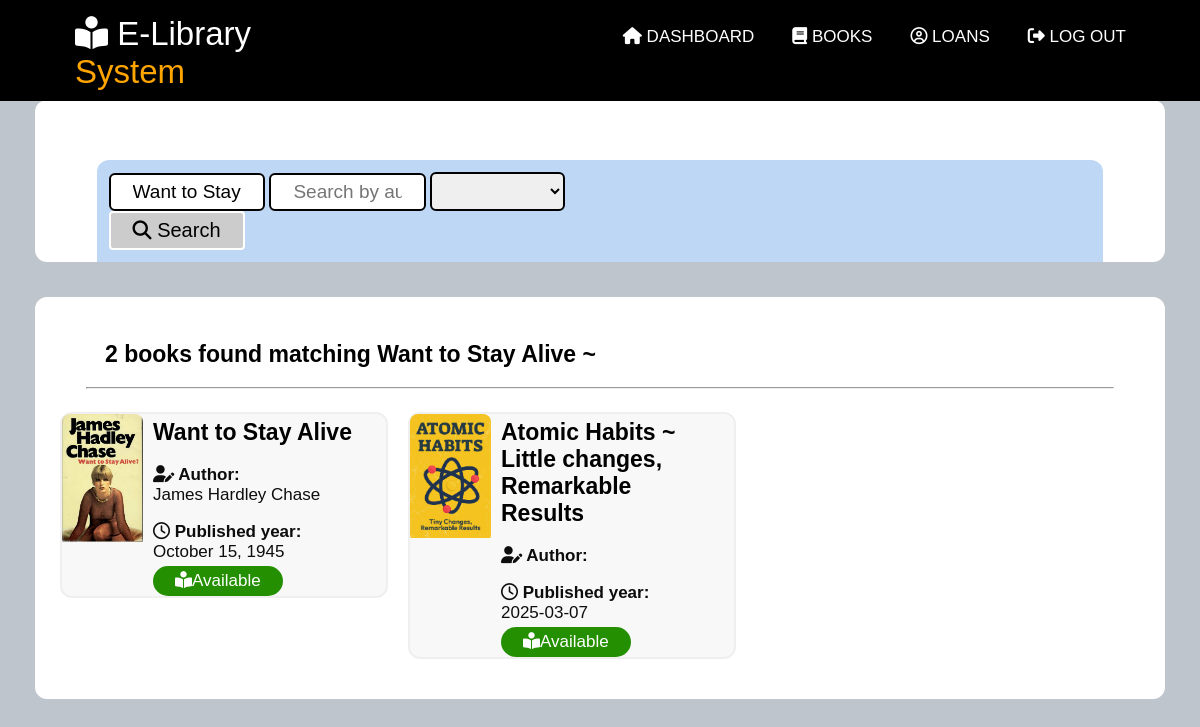
The page /search_book.php?keyword_title=Want to Stay Alive (signed in) on the database its author committed.
### tables this page shows
CREATE TABLE `books_tb` (
  `book_id` int(224) NOT NULL,
  `book_title` varchar(200) NOT NULL,
  `book_brief` text NOT NULL,
  `book_author` varchar(100) NOT NULL,
  `book_genre` varchar(50) NOT NULL,
  `book_isbn` int(100) NOT NULL,
  `book_quantity` int(100) NOT NULL,
  `published_date` varchar(100) NOT NULL,
  `cover_image` varchar(100) NOT NULL,
  `book_status` varchar(50) NOT NULL DEFAULT 'Available',
  `uploaded_by` varchar(100) NOT NULL,
  `book_file` varchar(200) NOT NULL,
  `ipaddress` varchar(100) NOT NULL,
  `recycle` varchar(10) NOT NULL DEFAULT 'False'
);

### search_book.php (the view, shortened to what this page needs)
<?php
include("session.php");
    ?>
	<?PHP
        $keyword_title = $_GET['keyword_title'];
        $keyword_genre = $_GET['keyword_genre'];
        $keyword_author = $_GET['keyword_author'];
?>
<!DOCTYPE html>
<html lang="en">
<head>
    <link rel="stylesheet" href="css/style.css">
</head>
<body>
    <div class="navigationBar">
        <div class="logoArea">
            <h2><a href="dashboard.php"><i class="fa-solid fa-book-open-reader"></i> E-Library <span>System</span></a>
            </h2>
        </div>
        <div class="menuArea">
            <ul>
                <li><a href="dashboard.php"><i class="fa-solid fa-house"></i> Dashboard</a></li>
                <li><a href="books.php"><i class="fa-solid fa-book"></i> Books</a></li>
                <li><a href="my_borrowed_books.php"><i class="fa-regular fa-circle-user"></i> Loans</a></li>
                <li><a href="sign_out.php"><i class="fa-solid fa-right-from-bracket"></i> Log Out</a></li>
            </ul>
        </div>
    </div>
<div class="pageArea">
    <div class="greetingsTab">
        <div class="shortMenu">
            <div class="formArea">
                <form action="search_book.php" method="GET">
                    <input type="text" name="keyword_title" placeholder="Search by book title" value="<?php echo"$keyword_title";?>">
                    <input type="text" name="keyword_author" placeholder="Search by author"  value="<?php echo"$keyword_author";?>">
                    <select name="keyword_genre">
                        <?php echo"<option selected>$keyword_genre</option>";?>
                        <option>History</option>
                    </select>
                    <button type="submit" name="search"><i class="fa-solid fa-magnifying-glass"></i> Search</button>
                </form>
            </div>
        </div>
    </div>
    <div class="recentlyRead">
    <?php
    $search_query=mysqli_query($link, "SELECT * FROM books_tb WHERE  book_title LIKE '$keyword_title' OR book_author LIKE '$keyword_author' OR book_genre LIKE '$keyword_genre' AND recycle='False'")or die(mysql_error());
    $search_count = mysqli_num_rows($search_query);
if($search_count > 1){
    echo"<h2>$search_count books found matching $keyword_title ~ $keyword_author</h2>
    <hr>";
}
else
{
    echo"<h2>$search_count book found matching $keyword_title ~ $keyword_author</h2>
    <hr>";
}
        ?>
<?php
    $SQL = "SELECT * FROM books_tb WHERE book_title LIKE '$keyword_title' OR book_author LIKE '$keyword_author' OR book_genre LIKE '$keyword_genre' AND recycle='False'";
    $result = mysqli_query($link, $SQL);
    while($db_field = mysqli_fetch_assoc($result)){
        $book_id = $db_field['book_id'];
        $book_title = $db_field['book_title'];
        $book_author = $db_field['book_author'];
        $published_date = $db_field['published_date'];
        $cover_image = $db_field['cover_image'];
        $book_status = $db_field['book_status'];
echo"<a href='view_book.php?book_id=$book_id'><div class='bookThumbnail'>
<div class='bookCover'>
    <img src='book_cover/$cover_image'>
</div>
<div class='detailPage'>
    <h2>$book_title</h2>
    <p><i class='fa-solid fa-user-pen'></i> Author: <span>$book_author</span></p>
    <p><i class='fa-regular fa-clock'></i> Published year: <span>$published_date</span></p>
    <div class='bookstatus'><i class='fa-solid fa-book-open-reader'></i> $book_status</div>
</div>
</div></a>";
}
?>
    </div>
</div>
</body>
</html>

### css/style.css (style rules this page uses)
body { font-family: sans-serif; font-size: 17px; align-items: center; background-color: rgb(191, 197, 204); padding: 0; margin: 0; }
.navigationBar { background-color: rgb(0, 0, 0); width: 100%; position: fixed; color: white; display: inline-table; }
.navigationBar h2 { color: white; font-size: 33px; margin-top: 0px; margin-bottom: 10px; font-weight: lighter; margin-left: 75px; }
.navigationBar span { color: orange; font-size: 33px; font-weight: lighter; }
.logoArea { width: 30%; display: inline-table; float: left; margin-top: 15px; }
.logoArea a { text-decoration: none; color: white; }
.menuArea { display: inline-table; width: 50%; margin-top: 10px; float: right; margin-right: 55px; text-align: right; }
.menuArea ul { list-style: none; display: flex; float: right; }
.menuArea li a { text-decoration: none; color: white; text-transform: uppercase; padding: 19px; padding-top: 20px; padding-bottom: 35px; }
.pageArea { padding-top: 100px; width: 100%; height: 100vh; margin: 0 auto; }
.greetingsTab { background-color: white; border-radius: 12px; width: 90%; margin: 0 auto; padding: 25px; padding-bottom: 0px; }
.greetingsTab i { font-size: 55px; }
.recentlyRead { background-color: white; width: 90%; text-align: left; padding: 25px; margin: 0 auto; margin-top: 35px; border-radius: 12px; }
.recentlyRead a { text-decoration: none; color: rgb(14, 13, 13); }
.recentlyRead hr { margin-bottom: 23px; color: gray; width: 95%; }
.recentlyRead h2 { color: rgb(0, 0, 0); width: 90%; text-align: left; margin-left: 45px; font-weight: bold; font-size: 23px; }
.bookThumbnail { width: 30%; border-radius: 12px; border-style: solid; border-width: 2px; border-color: rgb(239, 239, 240); background-color: rgb(248, 248, 248); display: inline-table; text-align: left; margin-right: 20px; transform: all 3s; cursor: pointer; margin-bottom: 15px; }
.bookCover { width: 25%; overflow: hidden; border-radius: 8px; display: inline-table; vertical-align: top; }
.bookCover img { width: 100%; }
.detailPage { display: inline-table; width: 70%; margin-left: 10px; }
.detailPage h2 { font-weight: bold; margin-top: 5px; text-align: left; margin-left: 0px; }
.detailPage p { font-weight: bold; margin-bottom: 0px; }
.detailPage span { display: block; font-weight: lighter; }
.bookstatus { background-color: rgb(36, 143, 0); padding: 5px 22px 5px 22px; border-radius: 100px; font-size: 17px; margin-top: 4px; color: white; display: inline-table; }
.shortMenu { background-color: rgb(189, 215, 245); padding: 12px; border-radius: 12px 12px 0px 0px; width: 91%; margin: 0 auto; margin-top: 35px; }
.formArea { display: inline-table; width: 55%; }
.formArea input { width: 20%; padding: 6px 22px 6px 22px; border-radius: 6px; font-size: 19px; border-style: none; border-style: solid; border-width: 2px; border-color: black; }
.formArea select { width: 25%; padding: 6px 22px 6px 22px; border-radius: 6px; font-size: 19px; border-style: none; border-style: solid; border-width: 2px; border-color: black; }
.formArea button { padding: 6px 22px 6px 22px; display: inline-table; font-size: 20px; background-color: rgb(204, 204, 204); color: rgb(0, 0, 0); border-style: solid; border-color: white; border-radius: 4px; }
.formArea i { font-size: 19px; border-style: none; background-color: transparent; outline: none; }

### rows shown on the page
books_tb: cover_image (picture), book_title "Want to Stay Alive", book_author "James Hardley Chase", published_date "October 15, 1945", book_status "Available"
books_tb: cover_image (picture), book_title "Atomic Habits ~ Little changes, Remarkable Results", published_date "2025-03-07", book_status "Available"

### other values the page prints
$search_count "2"
$keyword_title "Want to Stay Alive"
